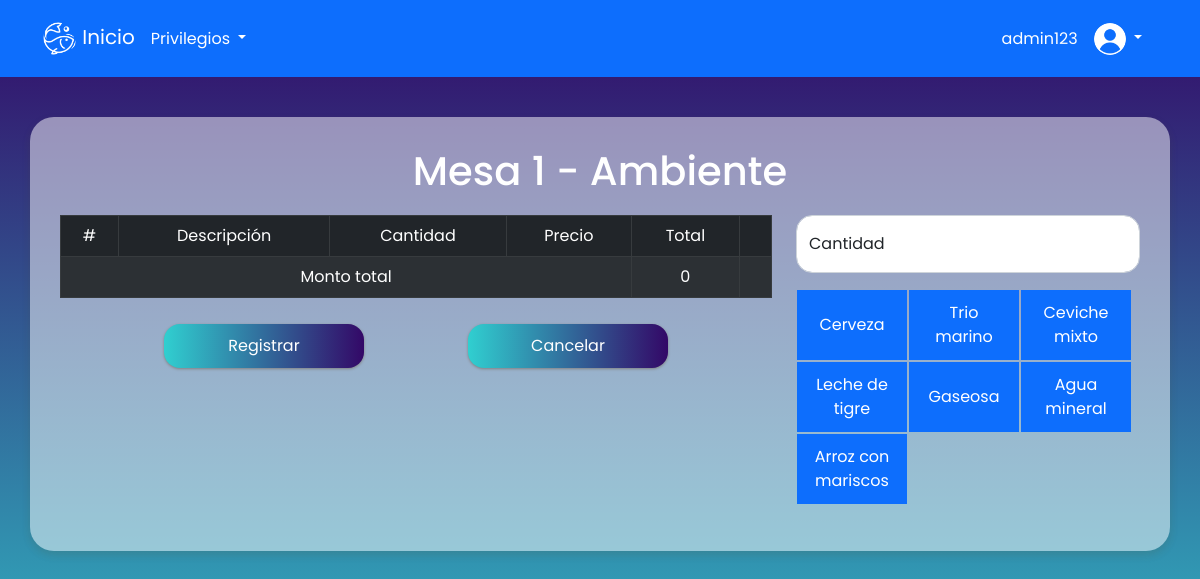
/obtenerListaProductos/getFormMesas.php?btnMesa=1 (signed in), run on the app's committed database.
### tables this page shows
CREATE TABLE `productos` (
  `idProducto` int(11) NOT NULL,
  `descripcion` varchar(255) DEFAULT NULL,
  `precio` decimal(10,2) DEFAULT NULL,
  `estado` int(11) DEFAULT NULL
);

### obtenerListaProductos/controlObtenerProductos.php (called while the page is built, shortened)
<?php
class controlObtenerProductos{
    public function obtenerDetallesYMesa($mesa, $ambiente){
        $objPedido = new entidadPedido;
        $detallesMesas =  $objPedido->obtenerDetallesMesa($mesa, $ambiente);
        include_once("../modelo/entidaProducto.php");
        $objProducto = new entidadProducto;
        $productos =  $objProducto->obtenerProductos();
        include_once("formDetallesMesas.php");
        $objDetallesMesa = new formDetallesMesas;
        $objDetallesMesa->formDetallesMesasShow($detallesMesas, $productos, $mesa, $ambiente);
    }
}
?>

### modelo/entidaProducto.php (called while the page is built, shortened)
<?php
class entidadProducto{
    public function obtenerProductos(){
        $connection = conexionSingleton::getInstance();
        $con = $connection->getConnection();
        $sql = "SELECT descripcion
        FROM productos WHERE estado = 1";
        $query = mysqli_query($con, $sql);
        $resultados = array();
        while ($fila=mysqli_fetch_array($query, MYSQLI_ASSOC)) {
            $resultados[] = $fila;
        }
        return $resultados;
    }
}
?>

### obtenerListaProductos/formDetallesMesas.php (the view, shortened to what this page needs)
<?php
include_once("../shared/navbar.php");
class formDetallesMesas extends navbar{
    public function formDetallesMesasShow($detallesMesas, $productos, $mesa, $ambiente){
?>
    <!DOCTYPE html>
    <html lang="es">
    <head>
        <link href="https://cdn.jsdelivr.net/npm/bootstrap@5.0.2/dist/css/bootstrap.min.css" rel="stylesheet">
        <link rel="stylesheet" href="obtenerListaProductos.css?v=<?php echo (rand()); ?>" />
    </head>
    <body>
        <div class="container container-main col-md-12">
            <h1 class="titulo">Mesa <?= $mesa?> - Ambiente <?= $ambiente?></h1>
            <div class="row">
                <div class="col-md-8">
                    <table class="table table-dark table-hover table-striped table-bordered">
                        <thead class="align-middle">
                            <tr>
                                <th scope="col">#</th>
                                <th scope="col">Descripción</th>
                                <th scope="col">Cantidad</th>
                                <th scope="col">Precio</th>
                                <th scope="col">Total</th>
                                <th scope="col"></th>
                            </tr>
                        </thead>
                        <tbody>
                            <?php
                                $montoTotal = 0;
                                ?>
                            <tr>
                                <td colspan="4" style="height: 30px;">Monto total</td>
                                <td><?= $montoTotal?></td>
                                <td></td>
                            </tr>
                        </tbody>
                    </table>
                    <div class="container-button">
                        <a href="getFormDetalles.php?mesa=<?= $mesa?>&ambiente=<?= $ambiente?>&btnRegistrar=true" style="color:white" class="btn btn-info btnForm">Registrar</a>
                        <a href="getFormDetalles.php?mesa=<?= $mesa?>&ambiente=<?= $ambiente?>&btnCancelar=true" style="color:white" class="btn btn-info btnForm">Cancelar</a>
                    </div>
                </div>
                <div class="col-md-4">
                    <form action="getFormDetalles.php" method="POST">
                        <div class="form-floating mb-3">
                            <input type="number" class="form-control input-container" id="cantidad" placeholder="cantidad" name="cantidad">
                            <label for="usuario">Cantidad</label>
                        </div>
                        <table class="table table-borderless">
                            <tbody>
                                <tr class="container-td">
                                <?php
                                    for ($i = 0; $i < count($productos) ; $i++) {
                                ?>
                                    <td class="td-boton">
                                        <button class="btn btn-primary btnProducto" name="btnProducto" value="<?= $productos[$i]["descripcion"]?>">
                                            <?= $productos[$i]["descripcion"]?>
                                        </button>
                                    </td>
                                <?php
                                    }
                                ?>
                                </tr>
                            </tbody>
                        </table>
                    </form>
                </div>
            </div>
        </div>
    </body>
    </html>
<?php
    }
}
?>

### obtenerListaProductos/obtenerListaProductos.css (style rules this page uses)
body { background-image: linear-gradient(to top, #30cfd0 0%, #330867 100%); background-size: cover; background-repeat: no-repeat; background-position: center; background-attachment: fixed; }
* { font-family: 'Poppins', sans-serif; font-weight: 400; }
.titulo { color: white; text-align: center; margin-bottom: 20px; font-weight: 500; }
.container-main { margin: 0 auto; margin-top: 40px; margin-bottom: 30px; padding: 30px; background-color: rgba(255, 255, 255, 0.5); box-shadow: 0px 4px 8px rgb(89 73 30 / 16%); border-radius: 1.5em; }
.input-container { border-radius: 1em; }
thead, tbody { text-align: center; }
.td-boton { padding: 1px !important; }
.btnForm { width: 200px; margin-top: 10px; background-image: linear-gradient(to right, #30cfd0 0%, #330867 100%); border: none; box-shadow: 0px 1px 3px rgb(128, 128, 128); border-radius: 1em; padding: 10px; color: white; }
.container-button { display: flex; justify-content: space-evenly; }
.btnProducto { width: 110px; height: 70px; margin: 0; border-radius: 0; font-size: 16px; color: white; }
.container-td { display: flex; flex-wrap: wrap; }

### data on the page
productos: descripcion "Cerveza"
productos: descripcion "Trio marino"
productos: descripcion "Ceviche mixto"
productos: descripcion "Leche de tigre"
productos: descripcion "Gaseosa"
productos: descripcion "Agua mineral"
productos: descripcion "Arroz con mariscos"

### other printed values
$usuario "admin123"
$mesa "1"
$montoTotal "0"
